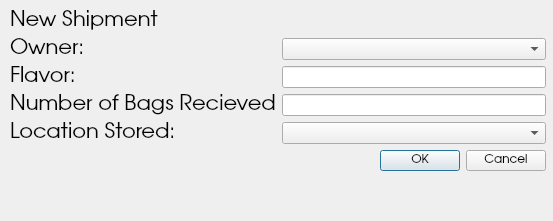
<?xml version="1.0" encoding="UTF-8"?>
<ui version="4.0">
 <class>Dialog</class>
 <widget class="QDialog" name="Dialog">
  <property name="geometry">
   <rect>
    <x>0</x>
    <y>0</y>
    <width>553</width>
    <height>221</height>
   </rect>
  </property>
  <property name="windowTitle">
   <string>Dialog</string>
  </property>
  <widget class="QLabel" name="label_4">
   <property name="geometry">
    <rect>
     <x>50</x>
     <y>180</y>
     <width>61</width>
     <height>15</height>
    </rect>
   </property>
   <property name="font">
    <font>
     <family>URW Gothic L</family>
    </font>
   </property>
   <property name="text">
    <string/>
   </property>
  </widget>
  <widget class="QWidget" name="formLayoutWidget">
   <property name="geometry">
    <rect>
     <x>10</x>
     <y>10</y>
     <width>536</width>
     <height>201</height>
    </rect>
   </property>
   <property name="font">
    <font>
     <family>URW Gothic L</family>
    </font>
   </property>
   <layout class="QFormLayout" name="formLayout">
    <property name="fieldGrowthPolicy">
     <enum>QFormLayout::AllNonFixedFieldsGrow</enum>
    </property>
    <item row="1" column="1">
     <widget class="QComboBox" name="dropOwner">
      <property name="font">
       <font>
        <family>URW Gothic L</family>
       </font>
      </property>
     </widget>
    </item>
    <item row="2" column="0">
     <widget class="QLabel" name="label_3">
      <property name="font">
       <font>
        <family>URW Gothic L</family>
        <pointsize>16</pointsize>
       </font>
      </property>
      <property name="text">
       <string>Flavor:</string>
      </property>
     </widget>
    </item>
    <item row="2" column="1">
     <widget class="QLineEdit" name="editFlavor">
      <property name="font">
       <font>
        <family>URW Gothic L</family>
       </font>
      </property>
     </widget>
    </item>
    <item row="3" column="0">
     <widget class="QLabel" name="label_5">
      <property name="font">
       <font>
        <family>URW Gothic L</family>
        <pointsize>16</pointsize>
       </font>
      </property>
      <property name="text">
       <string>Number of Bags Recieved</string>
      </property>
     </widget>
    </item>
    <item row="3" column="1">
     <widget class="QLineEdit" name="editNumBag">
      <property name="font">
       <font>
        <family>URW Gothic L</family>
       </font>
      </property>
     </widget>
    </item>
    <item row="4" column="0">
     <widget class="QLabel" name="label_6">
      <property name="font">
       <font>
        <family>URW Gothic L</family>
        <pointsize>16</pointsize>
       </font>
      </property>
      <property name="text">
       <string>Location Stored:</string>
      </property>
     </widget>
    </item>
    <item row="4" column="1">
     <widget class="QComboBox" name="dropLocation">
      <property name="font">
       <font>
        <family>URW Gothic L</family>
       </font>
      </property>
     </widget>
    </item>
    <item row="5" column="1">
     <widget class="QDialogButtonBox" name="buttonBox">
      <property name="font">
       <font>
        <family>URW Gothic L</family>
       </font>
      </property>
      <property name="standardButtons">
       <set>QDialogButtonBox::Cancel|QDialogButtonBox::Ok</set>
      </property>
     </widget>
    </item>
    <item row="1" column="0">
     <widget class="QLabel" name="label_2">
      <property name="font">
       <font>
        <family>URW Gothic L</family>
        <pointsize>16</pointsize>
       </font>
      </property>
      <property name="text">
       <string>Owner:</string>
      </property>
     </widget>
    </item>
    <item row="0" column="0">
     <widget class="QLabel" name="label">
      <property name="font">
       <font>
        <family>URW Gothic L</family>
        <pointsize>16</pointsize>
       </font>
      </property>
      <property name="text">
       <string>New Shipment</string>
      </property>
     </widget>
    </item>
   </layout>
  </widget>
 </widget>
 <resources/>
 <connections/>
</ui>
